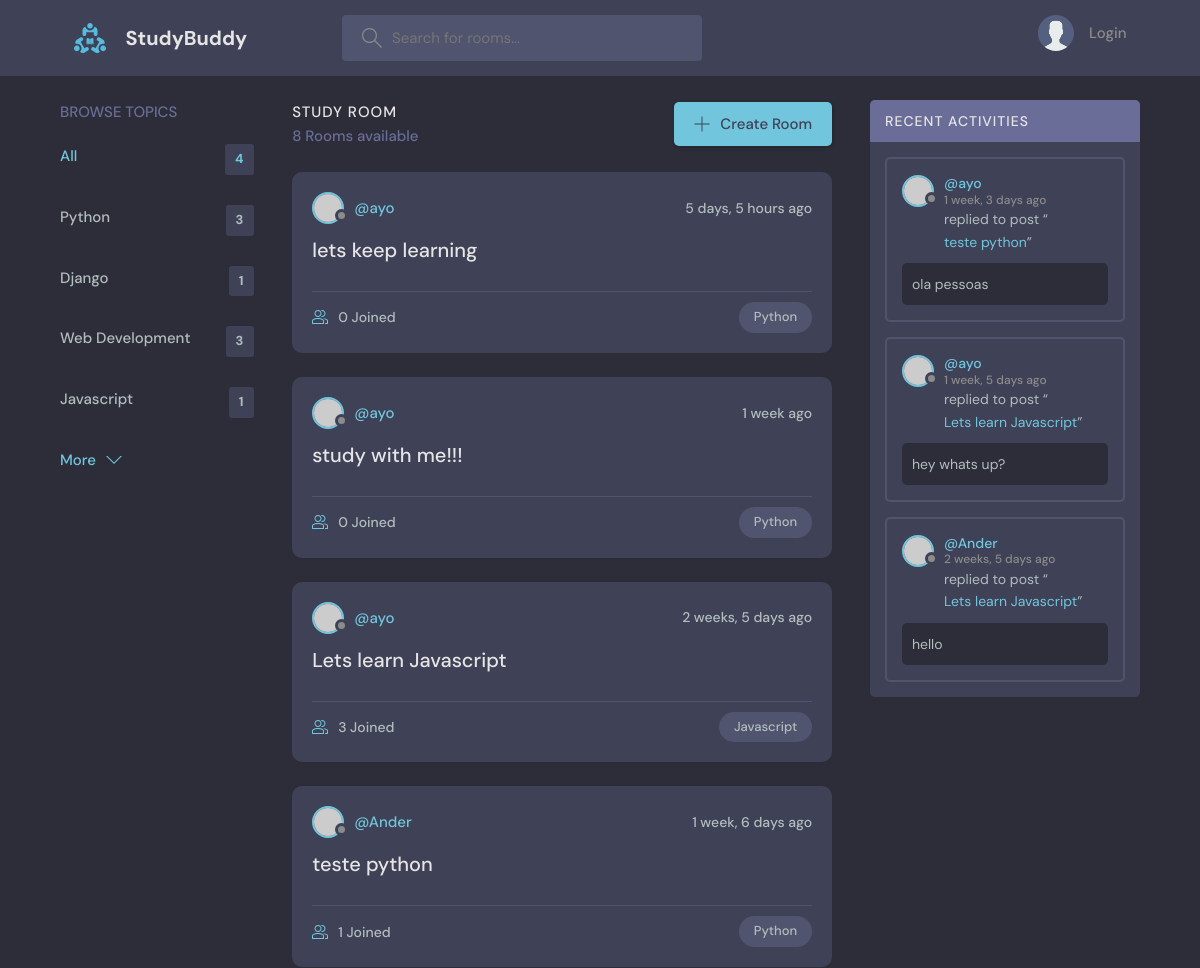
The app's page / (upper part), older data.
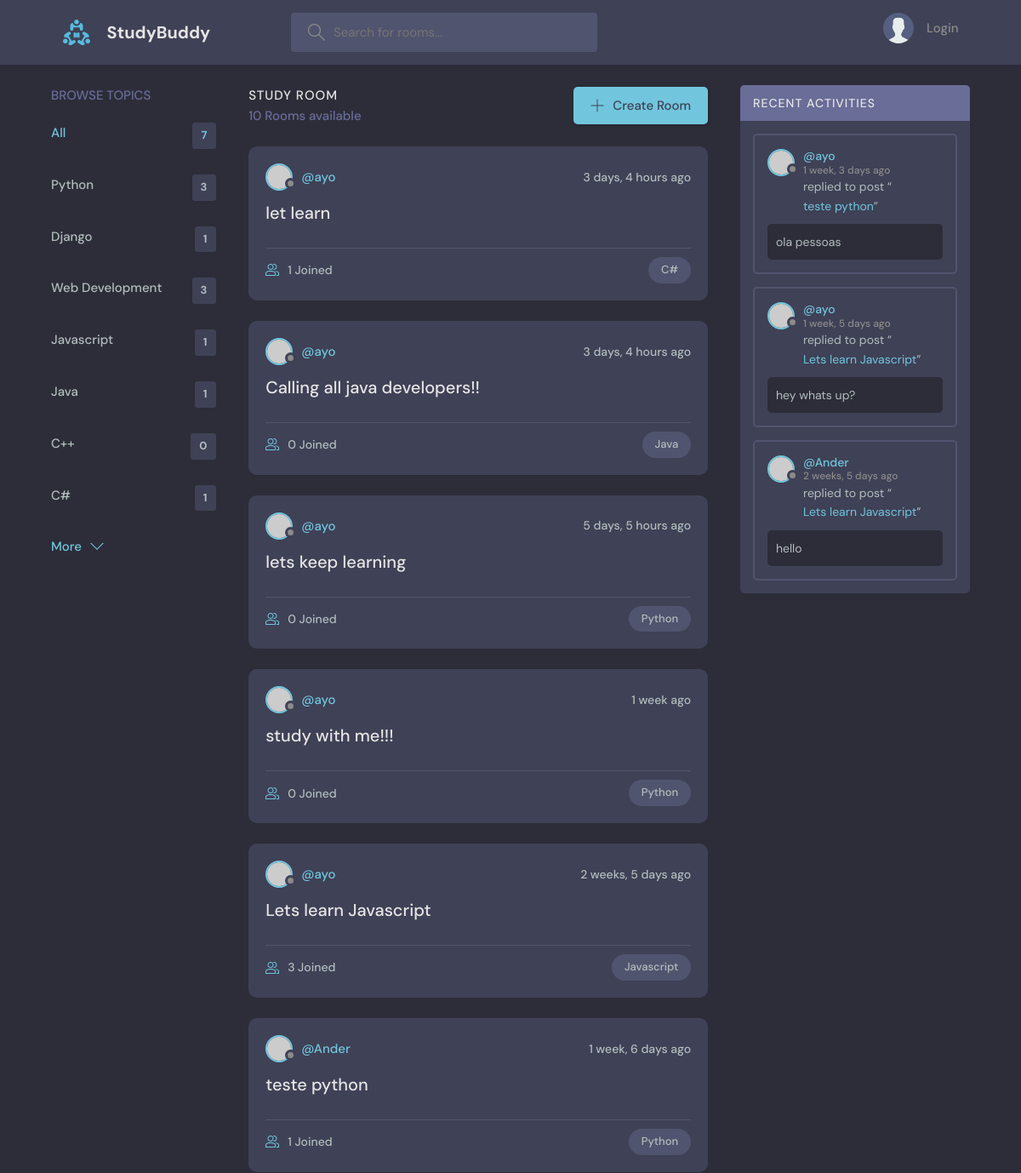
The same page, newer data.
### base/models.py (models this page shows, shortened)
class Topic(models.Model):
    name = models.CharField(max_length=200)

class Room(models.Model):
    host = models.ForeignKey(User, on_delete=models.SET_NULL, null=True)
    topic = models.ForeignKey(Topic, on_delete=models.SET_NULL, null=True)
    name = models.CharField(max_length=200)
    description = models.TextField(null=True, blank=True)
    participants = models.ManyToManyField(User, related_name='participants', blank=True)
    update = models.DateTimeField(auto_now=True)
    created = models.DateTimeField(auto_now_add=True)
    class Meta:
        ordering = ['-update', '-created']
    def __str__(self):
        return self.name

class Message(models.Model):
    user = models.ForeignKey(User,on_delete=models.CASCADE)
    room = models.ForeignKey(Room, on_delete=models.CASCADE)
    body = models.TextField()
    update = models.DateTimeField(auto_now=True)
    created = models.DateTimeField(auto_now_add=True)
    class Meta:
        ordering = ['-update', '-created']

### base/views.py (the view)
# urls.py: path('', views.home, name="home"),
def home(request):
    q = request.GET.get('q') if request.GET.get('q') != None else ''
    rooms = Room.objects.filter(
        Q(topic__name__icontains=q) |
        Q(name__icontains=q) |
        Q(description__icontains=q)
        )
    topics = Topic.objects.all()
    room_count =  rooms.count()
    room_messages = Message.objects.filter(Q(room__topic__name__icontains=q))
    context = {'rooms': rooms,'topics': topics,'room_count': room_count,
               'room_messages': room_messages}
    return render(request, 'base/home.html', context)

### base/templates/base/home.html (shortened to what this page needs)
{% extends "main.html" %}
{% block content %}
<main class="layout layout--3">
  <div class="container">
    {% include 'base/topics_component.html' %}
    <div class="roomList">
      <div class="roomList__header">
        <div>
          <h2>Study Room</h2>
          <p>{{room_count}} Rooms available</p>
        </div>
        <a class="btn btn--main" href="{% url 'create-room' %}">
          <svg version="1.1" xmlns="http://www.w3.org/2000/svg" width="32" height="32"
               viewBox="0 0 32 32">
            <title>add</title>
            <path
                  d="M16.943 0.943h-1.885v14.115h-14.115v1.885h14.115v14.115h1.885v-14.115h14.115v-1.885h-14.115v-14.115z">
            </path>
          </svg>
          Create Room
        </a>
      </div>
      {% include 'base/feed_component.html' %}
    </div>
    {% include 'base/activity_component.html' %}
  </div>
</main>
{% endblock content %}

### base/templates/base/topics_component.html
<div class="topics">
  <div class="topics__header">
    <h2>Browse Topics</h2>
  </div>
  <ul class="topics__list">
    <li>
      <a href="{% url 'home' %}" class="active">All <span>{{topics.count}}</span></a>
    </li>
    {% for topic in topics %}
    <li>
      <a href="{% url 'home' %}?q={{topic.name}}">{{topic.name}}
        <span>{{topic.room_set.all.count}}</span></a>
    </li>
    {% endfor %}
  </ul>
  <a class="btn btn--link" href="{% url 'topics' %}">
    More
    <svg version="1.1" xmlns="http://www.w3.org/2000/svg" width="32" height="32"
         viewBox="0 0 32 32">
      <title>chevron-down</title>
      <path d="M16 21l-13-13h-3l16 16 16-16h-3l-13 13z"></path>
    </svg>
  </a>
</div>

### base/templates/base/feed_component.html (shortened to what this page needs)
{% for room in rooms %}
<div class="roomListRoom">
  <div class="roomListRoom__header">
    <a
      href="{% url 'user-profile' room.host.id %}"
      class="roomListRoom__author"
    >
      <div class="avatar avatar--small">
        <img src="https://randomuser.me/api/portraits/women/11.jpg" />
      </div>
      <span>@{{room.host.username}}</span>
    </a>
    <div class="roomListRoom__actions">
      <span>{{room.created|timesince}} ago</span>
    </div>
  </div>
  <div class="roomListRoom__content">
    <a href="{% url 'room' room.id %}">{{room.name}}</a>
  </div>
  <div class="roomListRoom__meta">
    <a href="{% url 'room' room.id %}" class="roomListRoom__joined">
      {{room.participants.all.count}} Joined
    </a>
    <p class="roomListRoom__topic">{{room.topic.name}}</p>
  </div>
</div>
{% endfor %}

### base/templates/base/activity_component.html (shortened to what this page needs)
<div class="activities">
  <div class="activities__header">
    <h2>Recent Activities</h2>
  </div>
  {% for message in room_messages %}
  <div class="activities__box">
    <div class="activities__boxHeader roomListRoom__header">
      <a
        href="{% url 'user-profile' message.user.id %}"
        class="roomListRoom__author"
      >
        <div class="avatar avatar--small">
          <img src="https://randomuser.me/api/portraits/women/11.jpg" />
        </div>
        <p>
          @{{message.user}}
          <span>{{message.created|timesince}} ago</span>
        </p>
      </a>
    </div>
    <div class="activities__boxContent">
      <p>
        replied to post “<a href="{% url 'room' message.room.id %}"
          >{{message.room}}</a
        >”
      </p>
      <div class="activities__boxRoomContent">{{message.body}}</div>
    </div>
  </div>
  {% endfor %}
</div>

Row changes from the older to the newer data that the page shows:
added Topic: name "Java", room_set.all.count "1"
added Topic: name "C++", room_set.all.count "0"
added Topic: name "C#", room_set.all.count "1"
added Room: host.username "ayo", created "3 days, 4 hours", name "let learn", participants.all.count "1", topic.name "C#"
added Room: host.username "ayo", created "3 days, 4 hours", name "Calling all java developers!!", participants.all.count "0", topic.name "Java"
Text that changed along with them:
{{ topics.count }}: "4" → "7"
{{ room_count }}: "8" → "10"
